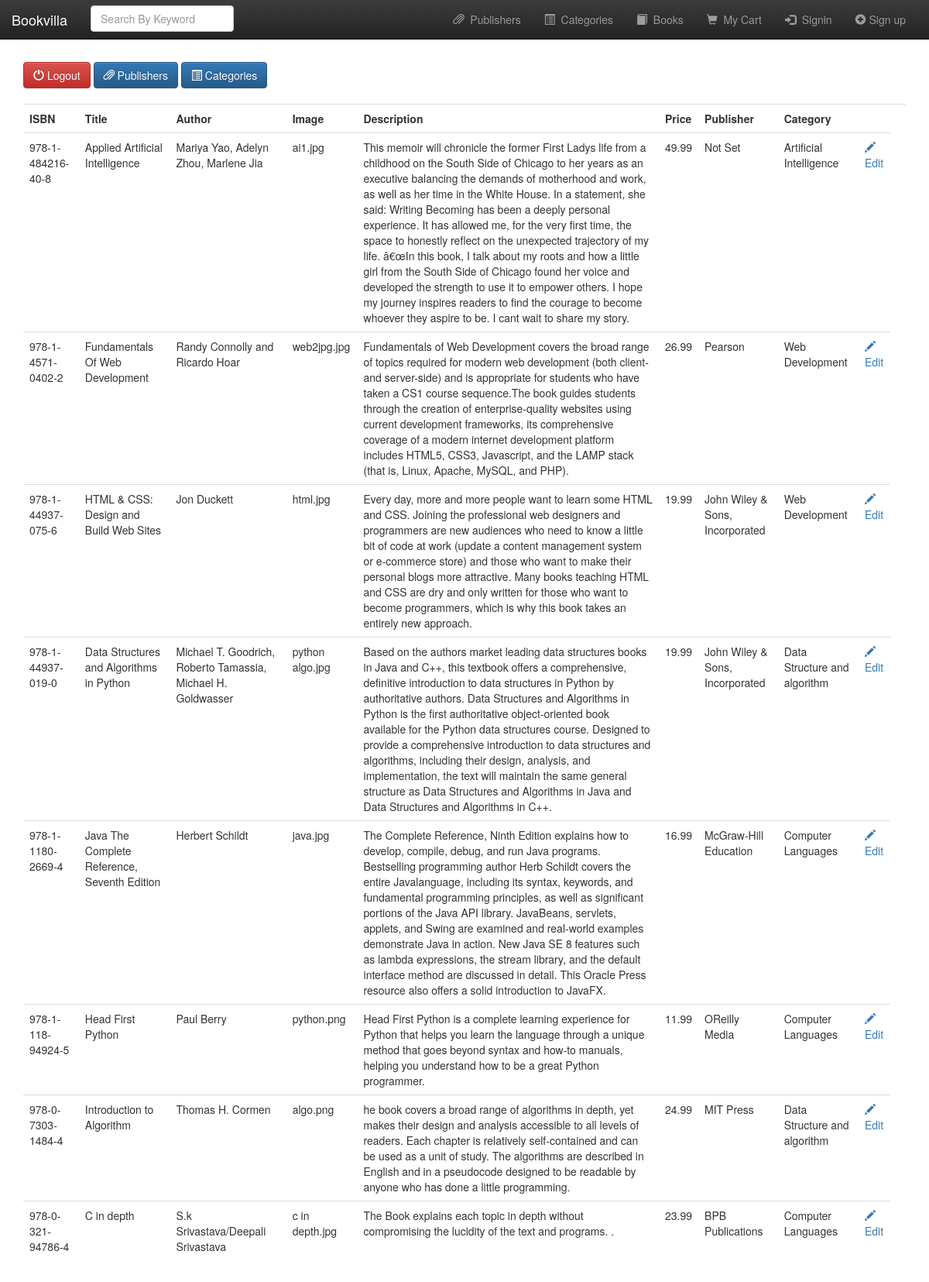
/admin_book.php (signed in), run on the app's committed database.
### tables this page shows
CREATE TABLE `books` (
  `book_isbn` varchar(20) NOT NULL,
  `book_title` varchar(60) DEFAULT NULL,
  `book_author` varchar(60) DEFAULT NULL,
  `book_image` varchar(40) DEFAULT NULL,
  `book_descr` longtext,
  `book_price` decimal(6,2) NOT NULL,
  `publisherid` int(10) UNSIGNED NOT NULL,
  `categoryid` int(10) DEFAULT NULL
);

CREATE TABLE `category` (
  `categoryid` int(10) NOT NULL,
  `category_name` varchar(60) NOT NULL
);

CREATE TABLE `publisher` (
  `publisherid` int(10) UNSIGNED NOT NULL,
  `publisher_name` varchar(60) NOT NULL
);

### admin_book.php (the view, shortened to what this page needs)
<?php
	require_once "./template/header.php";
	require_once "./functions/database_functions.php";
	$conn = db_connect();
	$result = getAll($conn);
?>
	<div>
	<a href="admin_signout.php" class="btn btn-danger"><span class="glyphicon glyphicon-off"></span>&nbsp;Logout</a>
	<a href="admin_publishers.php" class="btn btn-primary"><span class="glyphicon glyphicon-paperclip"></span>&nbsp;Publishers</a>
	<a href="admin_categories.php" class="btn btn-primary"><span class="glyphicon glyphicon-list-alt"></span>&nbsp;Categories</a>
	</div>
	<table class="table" style="margin-top: 20px">
		<tr>
			<th>ISBN</th>
			<th>Title</th>
			<th>Author</th>
			<th>Image</th>
			<th>Description</th>
			<th>Price</th>
			<th>Publisher</th>
			<th>Category</th>
			<th>&nbsp;</th>
			<th>&nbsp;</th>
		</tr>
		<?php while($row = mysqli_fetch_assoc($result)){ ?>
		<tr>
			<td><?php echo $row['book_isbn']; ?></td>
			<td><?php echo $row['book_title']; ?></td>
			<td><?php echo $row['book_author']; ?></td>
			<td><?php echo $row['book_image']; ?></td>
			<td><?php echo $row['book_descr']; ?></td>
			<td><?php echo $row['book_price']; ?></td>
			<td><?php echo getPubName($conn, $row['publisherid']); ?></td>
			<td><?php echo getCatName($conn, $row['categoryid']); ?></td>
			<?php
				if( isset($_SESSION['expert']) && $_SESSION['expert']==true){
					echo '<td><a href="admin_edit.php?bookisbn=';
					echo $row['book_isbn'];
					echo'"><span class="glyphicon glyphicon-pencil"></span>Edit</a></td>';
				}else if (isset($_SESSION['manager']) && $_SESSION['manager']==true){
					echo '<td><a href="admin_delete.php?bookisbn=';
					echo $row['book_isbn'];
					echo '"><span class="glyphicon glyphicon-trash"></span>Delete</a></td>';
				}
			?>
		</tr>
		<?php } ?>
	</table>
<?php
	require_once "./template/footer.php";
?>

### functions/database_functions.php (shortened to what this page needs)
<?php
if (!function_exists("getPubName")){
	function getPubName($conn, $pubid){
		$query = "SELECT publisher_name FROM publisher WHERE publisherid = '$pubid'";
		$result = mysqli_query($conn, $query);
		if(mysqli_num_rows($result) == 0){
			echo "Not Set";
		}
		$row = mysqli_fetch_assoc($result);
		return $row['publisher_name'];
	}
}
if (!function_exists("getCatName")){
	function getCatName($conn, $catid){
		$query = "SELECT category_name FROM category WHERE categoryid = '$catid'";
		$result = mysqli_query($conn, $query);
		$row = mysqli_fetch_assoc($result);
		return $row['category_name'];
	}
}
if (!function_exists("getAll")){
	function getAll($conn){
		$query = "SELECT * from books ORDER BY book_isbn DESC";
		$result = mysqli_query($conn, $query);
		return $result;
	}
}
?>

### template/header.php (style rules this page uses)
a:link { text-decoration: none; }

### data on the page
books: book_isbn "978-1-484216-40-8", book_title "Applied Artificial Intelligence", book_author "Mariya Yao, Adelyn Zhou, Marlene Jia", book_image "ai1.jpg", book_descr "This memoir will chronicle the former First Ladys life from a childhood on the South Side of Chicago to her years as an executive balancing the demands of motherhood and work, as well as her time in the White House. In a statement, she said: Writing Becoming has been a deeply personal experience. It has allowed me, for the very first time, the space to honestly reflect on the unexpected trajectory of my life. â€œIn this book, I talk about my roots and how a little girl from the South Side of Chicago found her voice and developed the strength to use it to empower others. I hope my journey inspires readers to find the courage to become whoever they aspire to be. I cant wait to share my story.", book_price "49.99", shows "Not Set", categoryid.category_name "Artificial Intelligence"
books: book_isbn "978-1-4571-0402-2", book_title "Fundamentals Of Web Development", book_author "Randy Connolly and Ricardo Hoar", book_image "web2jpg.jpg", book_descr "Fundamentals of Web Development covers the broad range of topics required for modern web development (both client- and server-side) and is appropriate for students who have taken a CS1 course sequence.The book guides students through the creation of enterprise-quality websites using current development frameworks, its comprehensive coverage of a modern internet development platform includes HTML5, CSS3, Javascript, and the LAMP stack (that is, Linux, Apache, MySQL, and PHP).", book_price "26.99", publisherid.publisher_name "Pearson", categoryid.category_name "Web Development"
books: book_isbn "978-1-44937-075-6", book_title "HTML & CSS: Design and Build Web Sites", book_author "Jon Duckett", book_image "html.jpg", book_descr "Every day, more and more people want to learn some HTML and CSS. Joining the professional web designers and programmers are new audiences who need to know a little bit of code at work (update a content management system or e-commerce store) and those who want to make their personal blogs more attractive. Many books teaching HTML and CSS are dry and only written for those who want to become programmers, which is why this book takes an entirely new approach.", book_price "19.99", publisherid.publisher_name "John Wiley & Sons, Incorporated", categoryid.category_name "Web Development"
books: book_isbn "978-1-44937-019-0", book_title "Data Structures and Algorithms in Python", book_author "Michael T. Goodrich, Roberto Tamassia, Michael H. Goldwasser", book_image "python algo.jpg", book_descr "Based on the authors market leading data structures books in Java and C++, this textbook offers a comprehensive, definitive introduction to data structures in Python by authoritative authors. Data Structures and Algorithms in Python is the first authoritative object-oriented book available for the Python data structures course. Designed to provide a comprehensive introduction to data structures and algorithms, including their design, analysis, and implementation, the text will maintain the same general structure as Data Structures and Algorithms in Java and Data Structures and Algorithms in C++.", book_price "19.99", publisherid.publisher_name "John Wiley & Sons, Incorporated", categoryid.category_name "Data Structure and algorithm"
books: book_isbn "978-1-1180-2669-4", book_title "Java The Complete Reference, Seventh Edition", book_author "Herbert Schildt", book_image "java.jpg", book_descr "The Complete Reference, Ninth Edition explains how to develop, compile, debug, and run Java programs. Bestselling programming author Herb Schildt covers the entire Javalanguage, including its syntax, keywords, and fundamental programming principles, as well as significant portions of the Java API library. JavaBeans, servlets, applets, and Swing are examined and real-world examples demonstrate Java in action. New Java SE 8 features such as lambda expressions, the stream library, and the default interface method are discussed in detail. This Oracle Press resource also offers a solid introduction to JavaFX.", book_price "16.99", publisherid.publisher_name "McGraw-Hill Education", categoryid.category_name "Computer Languages"
books: book_isbn "978-1-118-94924-5", book_title "Head First Python", book_author "Paul Berry", book_image "python.png", book_descr "Head First Python is a complete learning experience for Python that helps you learn the language through a unique method that goes beyond syntax and how-to manuals, helping you understand how to be a great Python programmer.", book_price "11.99", publisherid.publisher_name "OReilly Media", categoryid.category_name "Computer Languages"
books: book_isbn "978-0-7303-1484-4", book_title "Introduction to Algorithm", book_author "Thomas H. Cormen", book_image "algo.png", book_descr "he book covers a broad range of algorithms in depth, yet makes their design and analysis accessible to all levels of readers. Each chapter is relatively self-contained and can be used as a unit of study. The algorithms are described in English and in a pseudocode designed to be readable by anyone who has done a little programming.", book_price "24.99", publisherid.publisher_name "MIT Press", categoryid.category_name "Data Structure and algorithm"
books: book_isbn "978-0-321-94786-4", book_title "C in depth", book_author "S.k Srivastava/Deepali Srivastava", book_image "c in depth.jpg", book_descr "The Book explains each topic in depth without compromising the lucidity of the text and programs. .", book_price "23.99", publisherid.publisher_name "BPB Publications", categoryid.category_name "Computer Languages"
